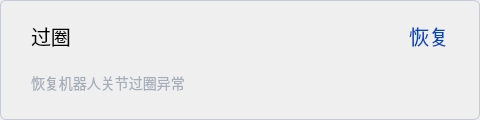
                <widget class="QWidget" name="widgetSystemOverTurn" native="true">
                 <property name="minimumSize">
                  <size>
                   <width>480</width>
                   <height>120</height>
                  </size>
                 </property>
                 <property name="maximumSize">
                  <size>
                   <width>480</width>
                   <height>120</height>
                  </size>
                 </property>
                 <property name="styleSheet">
                  <string notr="true">	border: 1px solid #C6C9D7;
                  border-radius: 6px;</string>
                 </property>
                 <layout class="QGridLayout" name="gridLayout_27">
                  <item row="0" column="1">
                   <widget class="QLabel" name="label_7">
                    <property name="font">
                     <font>
                      <pointsize>-1</pointsize>
                     </font>
                    </property>
                    <property name="styleSheet">
                     <string notr="true">border:none;
          font-size: 20px;</string>
                    </property>
                    <property name="text">
                     <string>过圈</string>
                    </property>
                    <property name="alignment">
                     <set>Qt::AlignLeading|Qt::AlignLeft|Qt::AlignVCenter</set>
                    </property>
                   </widget>
                  </item>
                  <item row="1" column="1" colspan="2">
                   <widget class="QLabel" name="label_52">
                    <property name="maximumSize">
                     <size>
                      <width>16777215</width>
                      <height>32</height>
                     </size>
                    </property>
                    <property name="styleSheet">
                     <string notr="true">border:none;
          color:#A6AEBA;
          font-size: 14px;</string>
                    </property>
                    <property name="text">
                     <string>恢复机器人关节过圈异常</string>
                    </property>
                   </widget>
                  </item>
                  <item row="0" column="3">
                   <spacer name="horizontalSpacer_72">
                    <property name="orientation">
                     <enum>Qt::Horizontal</enum>
                    </property>
                    <property name="sizeHint" stdset="0">
                     <size>
                      <width>40</width>
                      <height>20</height>
                     </size>
                    </property>
                   </spacer>
                  </item>
                  <item row="0" column="5">
                   <spacer name="horizontalSpacer_54">
                    <property name="orientation">
                     <enum>Qt::Horizontal</enum>
                    </property>
                    <property name="sizeType">
                     <enum>QSizePolicy::Fixed</enum>
                    </property>
                    <property name="sizeHint" stdset="0">
                     <size>
                      <width>20</width>
                      <height>20</height>
                     </size>
                    </property>
                   </spacer>
                  </item>
                  <item row="0" column="0">
                   <spacer name="horizontalSpacer_28">
                    <property name="orientation">
                     <enum>Qt::Horizontal</enum>
                    </property>
                    <property name="sizeType">
                     <enum>QSizePolicy::Fixed</enum>
                    </property>
                    <property name="sizeHint" stdset="0">
                     <size>
                      <width>20</width>
                      <height>20</height>
                     </size>
                    </property>
                   </spacer>
                  </item>
                  <item row="0" column="4">
                   <widget class="QPushButton" name="btnSystemOverTurnRepair">
                    <property name="font">
                     <font>
                      <pointsize>-1</pointsize>
                     </font>
                    </property>
                    <property name="cursor">
                     <cursorShape>PointingHandCursor</cursorShape>
                    </property>
                    <property name="styleSheet">
                     <string notr="true">border:none;
          color: rgba(0,71,187,1);
          text-align:right;
          font-size: 20px;</string>
                    </property>
                    <property name="text">
                     <string>恢复</string>
                    </property>
                   </widget>
                  </item>
                 </layout>
                </widget>
